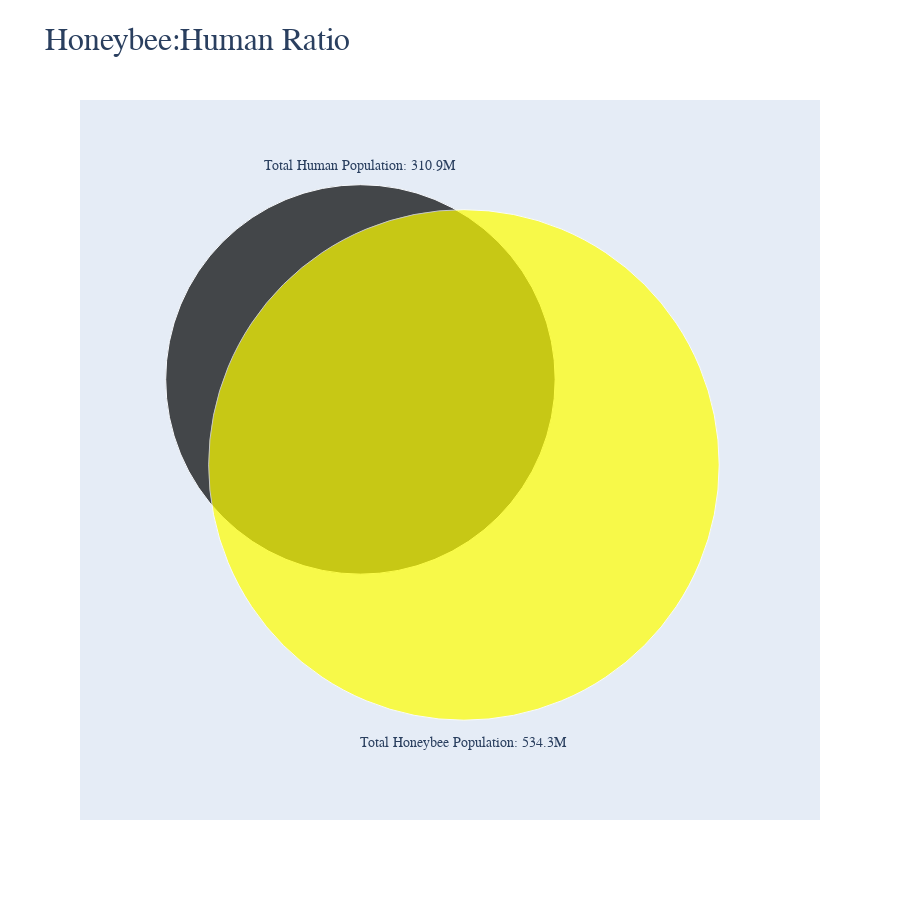

The notebook cell saved with this chart:
### Code cell
total_human_population = combined_data['USPOP'].sum() / 1000000
total_honeybee_population = combined_data['BEEPOP'].sum() / 1000000

# Create labels for each bubble
labels = [
    f"Total Human Population: {total_human_population:.1f}M",
    f"Total Honeybee Population: {total_honeybee_population:.1f}M"
]

# Create a DataFrame for the total population data
totals_data = pd.DataFrame({
    'Label': labels,
    'Population': [total_human_population, total_honeybee_population]
})

# Use circlify to compute circle positions without repulsion to preserve manual adjustments
circles = circlify.circlify(totals_data['Population'].tolist(), target_enclosure=circlify.Circle(x=0, y=0, r=1.5), show_enclosure=False)

# Sort the circles based on their y-coordinate (from top to bottom)
circles.sort(key=lambda circle: circle.y, reverse=True)

# Adjust the positions of bubbles to prevent overlapping and increase separation
y_offsets = [1.0, 0.6]  # Set desired y-offsets for the two circles
adjusted_circles = [(circle.x, circle.y + y_offsets[i], circle.r) for i, circle in enumerate(circles)]

# Create the trace for the bubble chart
trace = go.Scatter(
    x=[circle[0] for circle in adjusted_circles],
    y=[circle[1] for circle in adjusted_circles],
    mode='markers+text',
    marker=dict(
        color=['black', 'yellow'],  # Set the colors for the bubbles
        size=[circle[2] * 600 for circle in adjusted_circles],  # Set the sizes of the bubbles (adjust the scaling factor)
        sizemode='diameter',  # Use diameter mode to specify bubble sizes directly
    ),
)

# Create the layout for the circle packing effect
layout = go.Layout(
    title=dict(text='Honeybee:Human Ratio', font=dict(size=32, family='Arial, bold')),  # Set the title font size
    xaxis=dict(showgrid=False, zeroline=False, showticklabels=False),
    yaxis=dict(showgrid=False, zeroline=False, showticklabels=False),
    showlegend=False,
    width=900,
    height=900,
)

# Create the figure and add the trace to it
fig = go.Figure(data=[trace], layout=layout)

# Update the annotations to position them correctly
annotations = []
for i, circle in enumerate(adjusted_circles):
    label = labels[i]
    x = circle[0]
    y = circle[1]
    if i == 0:
        y += 1.0  
    if i == 1:
        y -= 1.3# Adjust this value to set the desired y-coordinate for the second label

    annotation = dict(
        x=x,
        y=y,
        xref="x",
        yref="y",
        text=label,
        showarrow=False,  # Remove the arrow
        font=dict(size=14, family='Arial, bold')
    )

    annotations.append(annotation)

fig.update_layout(annotations=annotations)

# Show the circle packing bubble chart
fig.show()

### Figure 1 — Plotly figure (JSON) as saved in the notebook; plotly's stock layout.template omitted (floating-point values rounded to 4 significant figures)
{"data": [{"marker": {"color": ["black", "yellow"], "size": [389.5, 510.5], "sizemode": "diameter"}, "mode": "markers+text", "type": "scatter", "x": [-0.8509, 0.6491], "y": [1, 0.6]}], "layout": {"annotations": [{"font": {"family": "Arial, bold", "size": 14}, "showarrow": false, "text": "Total Human Population: 310.9M", "x": -0.8509, "xref": "x", "y": 2, "yref": "y"}, {"font": {"family": "Arial, bold", "size": 14}, "showarrow": false, "text": "Total Honeybee Population: 534.3M", "x": 0.6491, "xref": "x", "y": -0.7, "yref": "y"}], "height": 900, "showlegend": false, "title": {"font": {"family": "Arial, bold", "size": 32}, "text": "Honeybee:Human Ratio"}, "width": 900, "xaxis": {"showgrid": false, "showticklabels": false, "zeroline": false}, "yaxis": {"showgrid": false, "showticklabels": false, "zeroline": false}}}
